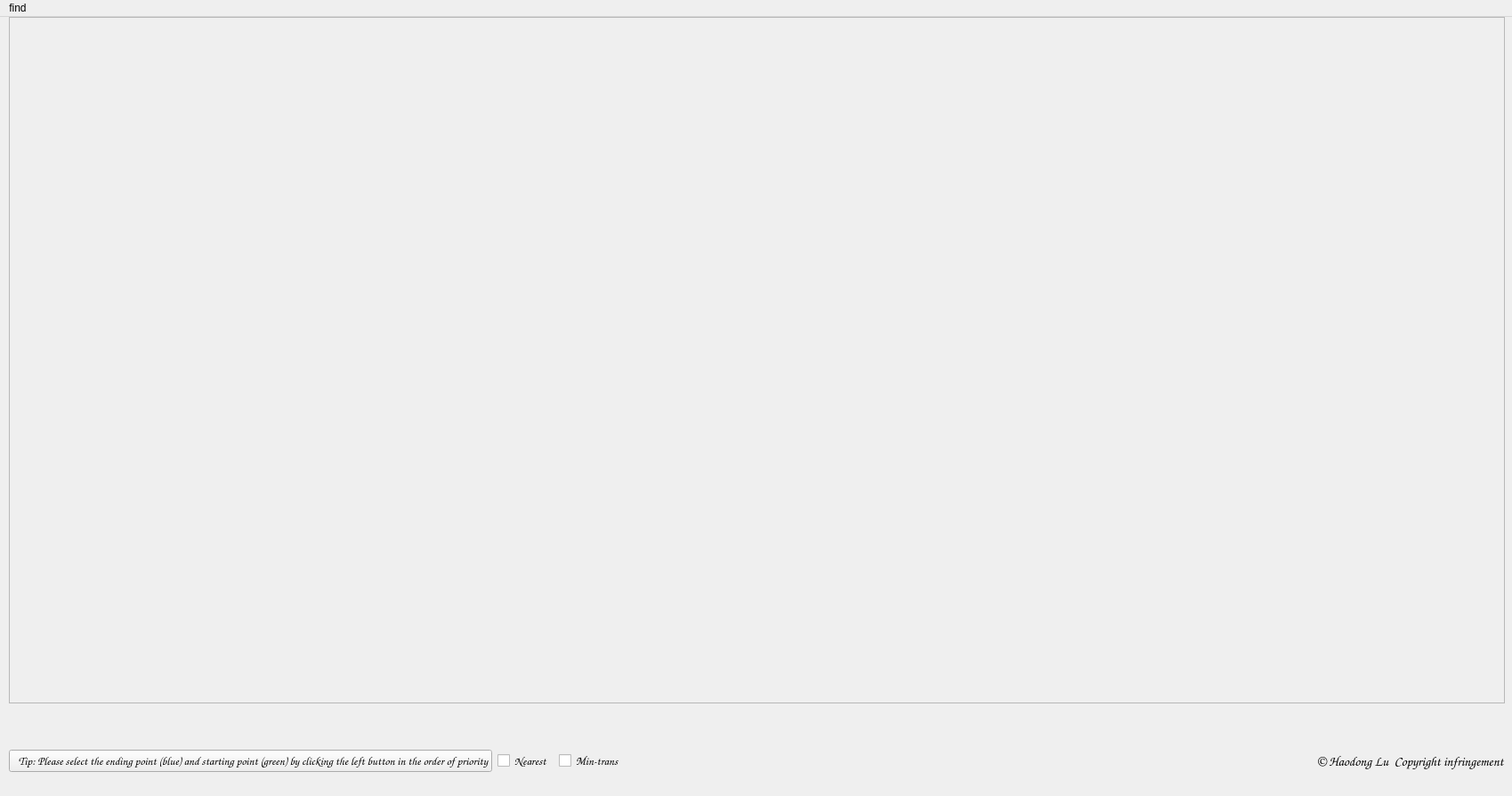
<?xml version="1.0" encoding="UTF-8"?>
<ui version="4.0">
 <class>MainWindow</class>
 <widget class="QMainWindow" name="MainWindow">
  <property name="geometry">
   <rect>
    <x>0</x>
    <y>0</y>
    <width>1699</width>
    <height>894</height>
   </rect>
  </property>
  <property name="windowTitle">
   <string>MainWindow</string>
  </property>
  <widget class="QWidget" name="centralwidget">
   <widget class="QFrame" name="frame">
    <property name="geometry">
     <rect>
      <x>10</x>
      <y>0</y>
      <width>1681</width>
      <height>771</height>
     </rect>
    </property>
    <property name="styleSheet">
     <string notr="true"/>
    </property>
    <property name="frameShape">
     <enum>QFrame::StyledPanel</enum>
    </property>
    <property name="frameShadow">
     <enum>QFrame::Raised</enum>
    </property>
   </widget>
   <widget class="QWidget" name="horizontalLayoutWidget_2">
    <property name="geometry">
     <rect>
      <x>10</x>
      <y>810</y>
      <width>1681</width>
      <height>51</height>
     </rect>
    </property>
    <layout class="QHBoxLayout" name="horizontalLayout_2">
     <item>
      <widget class="QPushButton" name="pushButton">
       <property name="font">
        <font>
         <family>Comic Sans MS</family>
         <pointsize>10</pointsize>
         <weight>75</weight>
         <bold>true</bold>
        </font>
       </property>
       <property name="text">
        <string>👀 Tip: Please select the ending point (blue) and starting point (green) by clicking the left button in the order of priority</string>
       </property>
      </widget>
     </item>
     <item>
      <widget class="QCheckBox" name="checkBox_nearest">
       <property name="font">
        <font>
         <family>Comic Sans MS</family>
         <pointsize>10</pointsize>
         <weight>75</weight>
         <bold>true</bold>
        </font>
       </property>
       <property name="text">
        <string>Nearest</string>
       </property>
      </widget>
     </item>
     <item>
      <widget class="QCheckBox" name="checkBox_transfers">
       <property name="font">
        <font>
         <family>Comic Sans MS</family>
         <pointsize>10</pointsize>
         <weight>75</weight>
         <bold>true</bold>
        </font>
       </property>
       <property name="text">
        <string>Min-trans</string>
       </property>
      </widget>
     </item>
     <item>
      <spacer name="horizontalSpacer_4">
       <property name="orientation">
        <enum>Qt::Horizontal</enum>
       </property>
       <property name="sizeHint" stdset="0">
        <size>
         <width>40</width>
         <height>20</height>
        </size>
       </property>
      </spacer>
     </item>
     <item>
      <widget class="QLabel" name="label">
       <property name="font">
        <font>
         <family>Comic Sans MS</family>
         <pointsize>11</pointsize>
         <weight>75</weight>
         <bold>true</bold>
        </font>
       </property>
       <property name="text">
        <string>© Haodong Lu  Copyright infringement</string>
       </property>
      </widget>
     </item>
    </layout>
   </widget>
   <zorder>horizontalLayoutWidget_2</zorder>
   <zorder>frame</zorder>
  </widget>
  <widget class="QMenuBar" name="menubar">
   <property name="geometry">
    <rect>
     <x>0</x>
     <y>0</y>
     <width>1699</width>
     <height>25</height>
    </rect>
   </property>
   <widget class="QMenu" name="menufind">
    <property name="font">
     <font>
      <family>Comic Sans MS</family>
      <weight>75</weight>
      <bold>true</bold>
     </font>
    </property>
    <property name="title">
     <string>find</string>
    </property>
    <addaction name="action_Ctrl_R"/>
   </widget>
   <addaction name="menufind"/>
  </widget>
  <action name="actionstops_txt">
   <property name="text">
    <string>stops.txt</string>
   </property>
  </action>
  <action name="actionlines_txt">
   <property name="text">
    <string>lines.txt</string>
   </property>
  </action>
  <action name="actionOrganization_txt">
   <property name="text">
    <string>Organization.txt</string>
   </property>
  </action>
  <action name="actionnew">
   <property name="text">
    <string>new</string>
   </property>
   <property name="font">
    <font>
     <family>Comic Sans MS</family>
    </font>
   </property>
  </action>
  <action name="action_Ctrl_R">
   <property name="checkable">
    <bool>false</bool>
   </property>
   <property name="icon">
    <iconset resource="res.qrc">
     <normaloff>:/image/file.png</normaloff>:/image/file.png</iconset>
   </property>
   <property name="text">
    <string>find places     R</string>
   </property>
   <property name="font">
    <font>
     <family>Comic Sans MS</family>
     <pointsize>11</pointsize>
     <weight>75</weight>
     <bold>true</bold>
    </font>
   </property>
  </action>
  <action name="actionsave">
   <property name="text">
    <string>save</string>
   </property>
   <property name="font">
    <font>
     <family>Comic Sans MS</family>
    </font>
   </property>
  </action>
 </widget>
 <resources>
  <include location="res.qrc"/>
 </resources>
 <connections/>
</ui>
